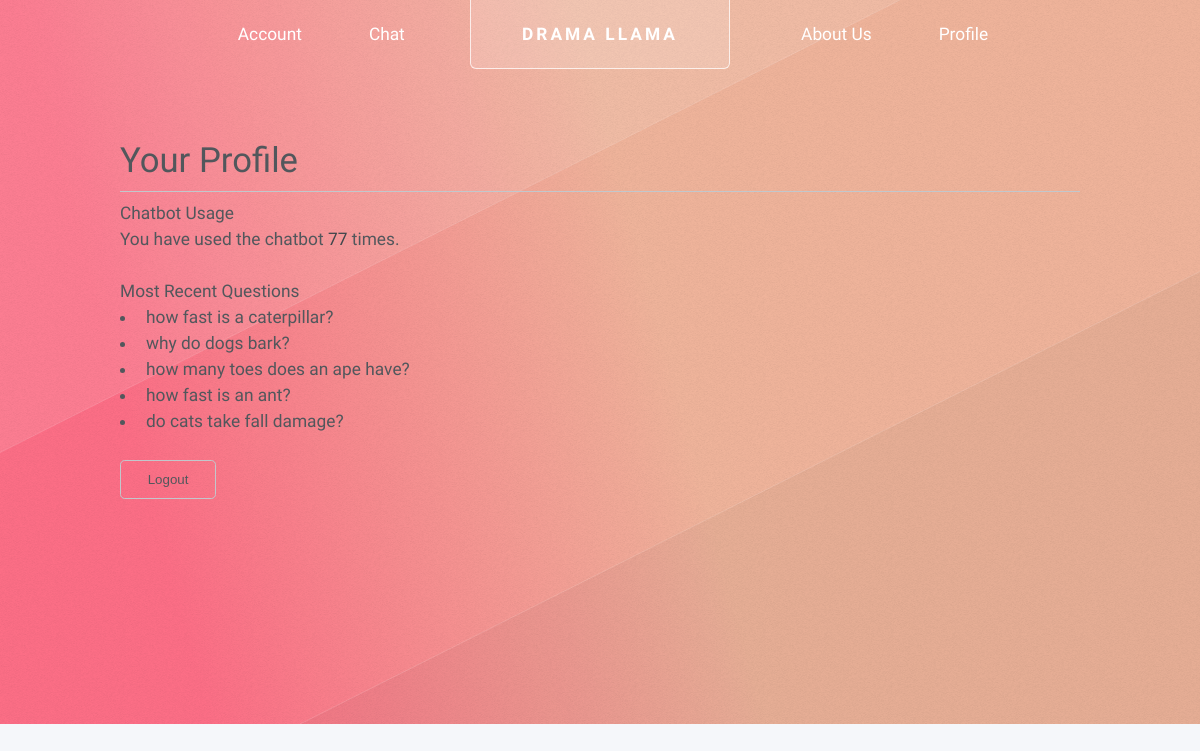
The app's page /profile (signed in), older data.
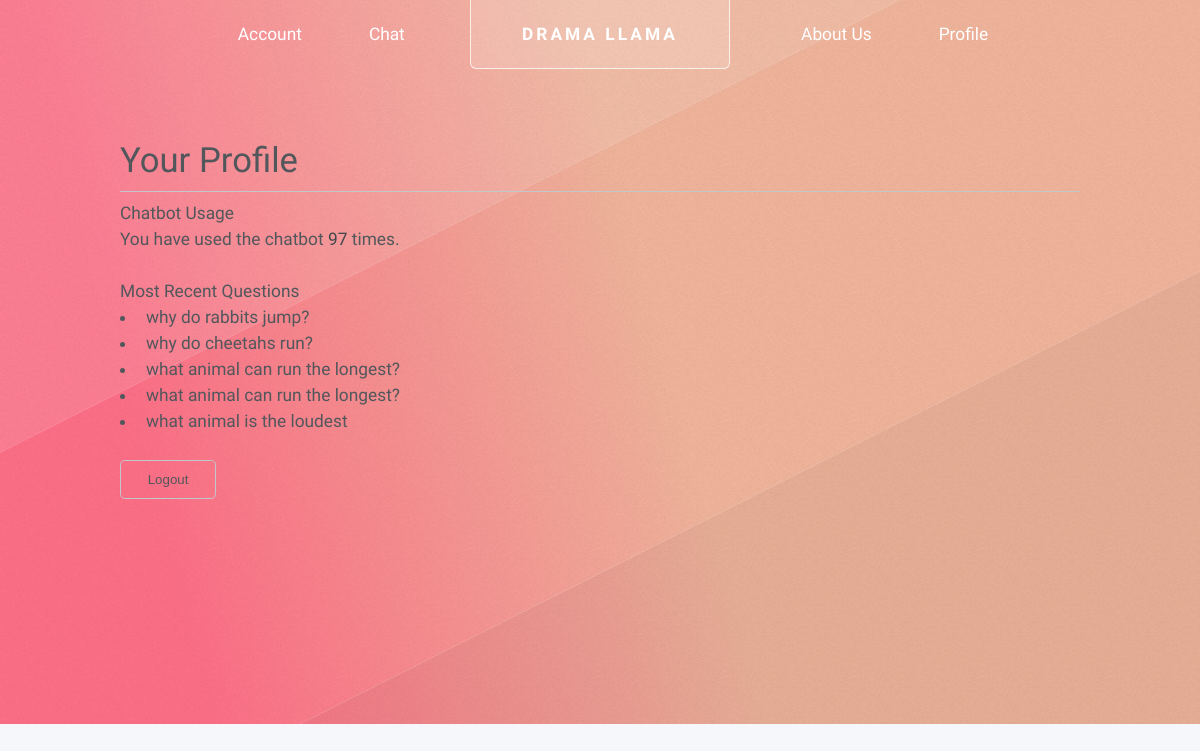
The same page, newer data.
### website/models.py (models this page shows)
class Prompt(db.Model):
    id = db.Column(db.Integer, primary_key=True)
    data = db.Column(db.Text, nullable=False)
    date = db.Column(db.DateTime, default=datetime.utcnow)
    user_id = db.Column(db.Integer, db.ForeignKey('user.id'), nullable=False)

### website/routes.py (the view)
@routes.route('/profile')
@login_required
def profile():
    user_id = current_user.id
    prompts = get_prompts_by_user_id(user_id)
    chat_count = len(prompts)
    recent_questions = [prompt.data for prompt in prompts][-5:]
    return render_template('profile.html', chat_count=chat_count, recent_questions=recent_questions)

### website/__init__.py (called while the page is built)
def create_app():
    app = Flask(__name__)
    app.config['SECRET_KEY'] = '69_2024_0030'
    app.config['SQLALCHEMY_DATABASE_URI'] = 'sqlite:///drama_llama.db'  # Change this URI as needed
    app.config['SQLALCHEMY_TRACK_MODIFICATIONS'] = False
    db.init_app(app)
    login_manager = LoginManager()
    login_manager.login_view = 'routes.login'
    login_manager.init_app(app)
    from .models import User
    @login_manager.user_loader
    def load_user(user_id):
        return User.query.get(int(user_id))
    from .routes import routes
    from .views import views
    app.register_blueprint(routes, url_prefix='/')  # Register Blueprints
    app.register_blueprint(views, url_prefix='/')  # Register Blueprints
    return app

### website/functions.py (called while the page is built)
def get_prompts_by_user_id(user_id):
    return Prompt.query.filter_by(user_id=user_id).all()

### website/templates/profile.html (shortened to what this page needs)
{% extends 'base.html' %}
{% block content %}
<div class="container mt-5">
    <h2>Your Profile</h2>
    <hr>
    <div class="profile-info">
        <h4>Chatbot Usage</h4>
        <p>You have used the chatbot <strong>{{ chat_count }}</strong> times.</p>
    </div>
    <div class="recent-questions mt-4">
        <h4>Most Recent Questions</h4>
        <ul class="list-group">
            {% for question in recent_questions %}
                <li class="list-group-item">{{ question }}</li>
            {% else %}
                <li class="list-group-item">No recent questions found.</li>
            {% endfor %}
        </ul>
    </div>
    <div class="logout-section mt-5">
        <form action="{{ url_for('routes.logout') }}" method="Get">
            <button type="submit" class="btn btn-danger">Logout</button>
        </form>
</div>
<br/>
<br/>
<br/>
<br/>
<br/>
<br/>
{% endblock %}

### website/templates/base.html (shortened to what this page needs)
<!DOCTYPE HTML>
<html>
    <head>
        <link rel="stylesheet" href="{{ url_for('static', filename='assets/css/main.css') }}" />
    </head>
    <body class="homepage is-preload">
        <div id="page-wrapper">
                <div id="header-wrapper">
                    <div id="header" class="container">
                            <h1 id="logo"><a href="/">Drama llama</a></h1>
                        <nav id="nav">
                            <ul>
                                <li>
                                    <a href="#">Account</a>
                                </li>
                                <li>
                                    <a href="#">Chat</a>
                                </li>
                                <li class="break"><a href="{{ url_for('routes.about_us') }}">About Us</a></li>
                                <li><a href="{{ url_for('routes.profile') }}">Profile</a></li>
                            </ul>
                        </nav>
                            <div class="container">{% block content %} {% endblock %}</div>
    </body>
</html>

Row changes from the older to the newer data that the page shows:
no longer on this page (row unchanged): Prompt: data "how fast is a caterpillar?"
no longer on this page (row unchanged): Prompt: data "why do dogs bark?"
no longer on this page (row unchanged): Prompt: data "how many toes does an ape have?"
no longer on this page (row unchanged): Prompt: data "how fast is an ant?"
no longer on this page (row unchanged): Prompt: data "do cats take fall damage?"
added Prompt: data "why do rabbits jump?"
added Prompt: data "why do cheetahs run?"
added Prompt: data "what animal can run the longest?"
added Prompt: data "what animal can run the longest?"
added Prompt: data "what animal is the loudest"
Text that changed along with them:
{{ chat_count }}: "77" → "97"
